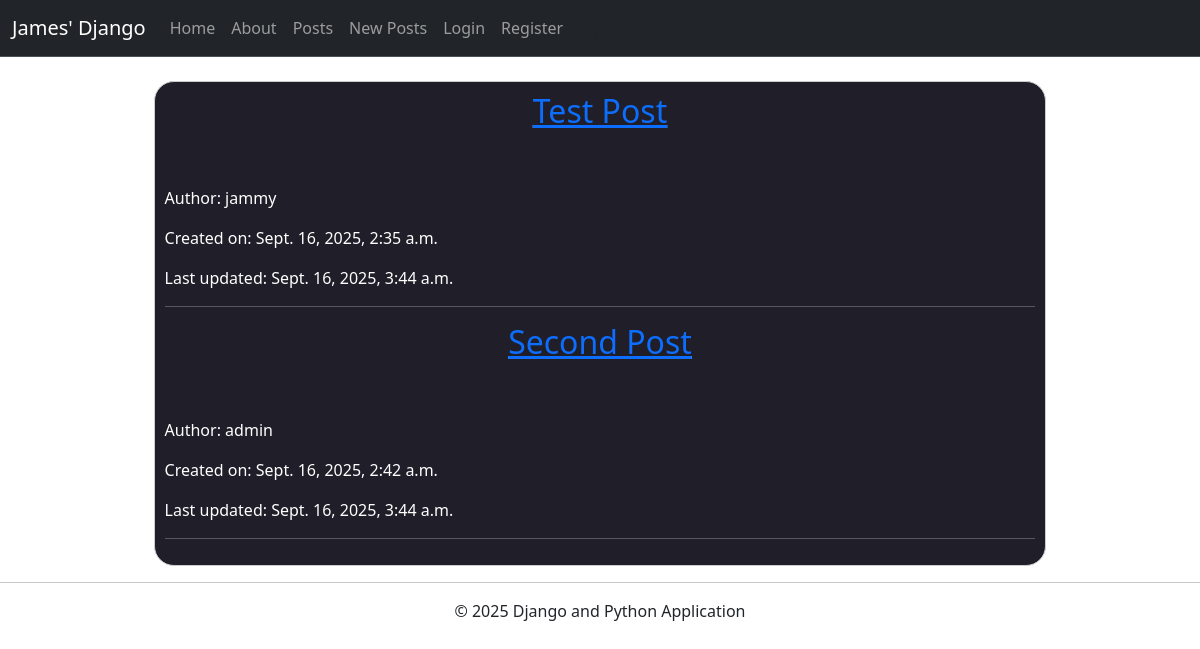
/posts/list/, run on an earlier commit of the app's database.
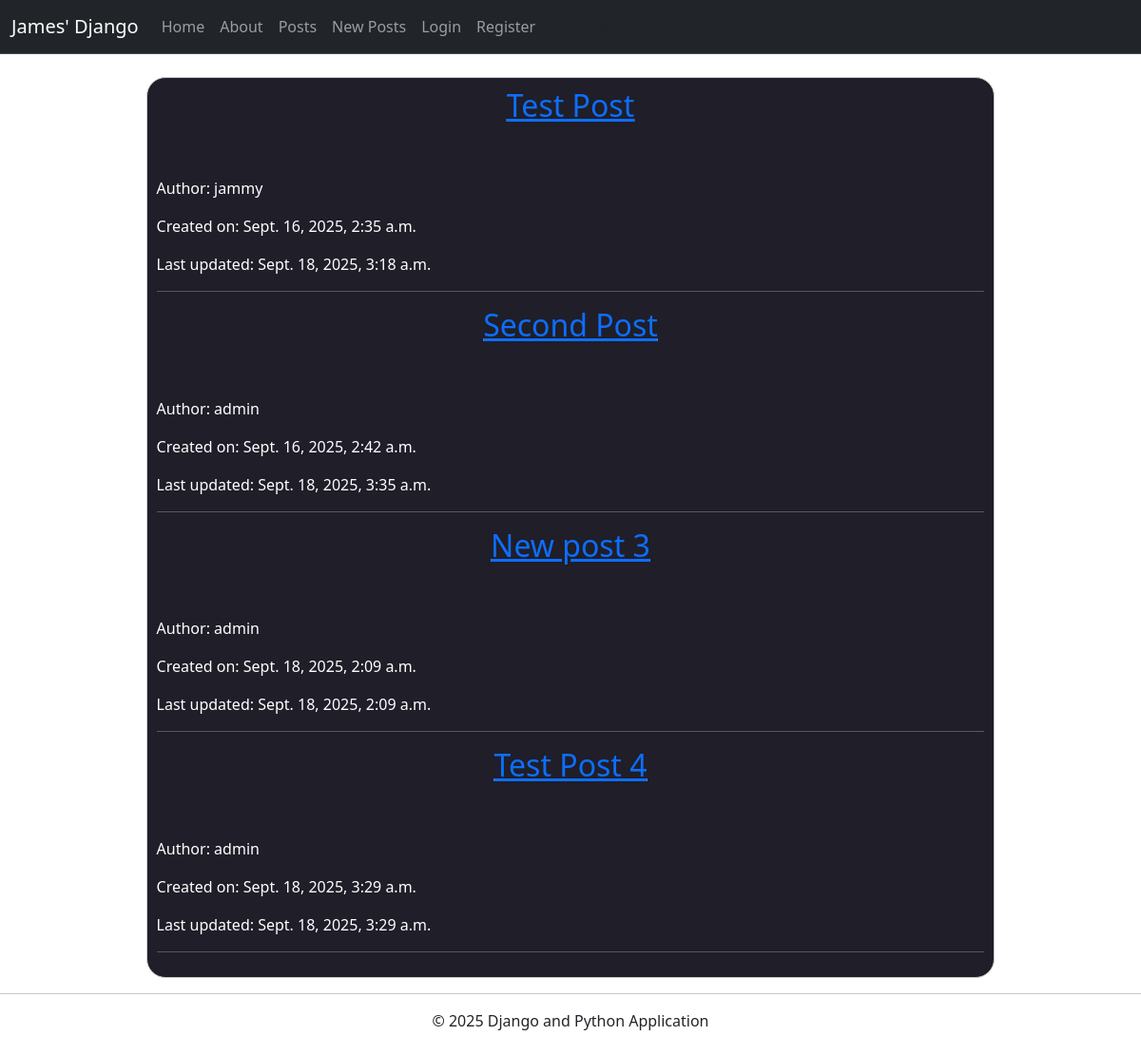
And on a later commit of the database.
### posts/models.py (models this page shows, shortened)
class Post(models.Model):
    title = models.CharField(max_length=128)
    subtitle = models.TextField(max_length=256)
    body = models.TextField()
    author = models.ForeignKey(get_user_model(), on_delete=models.CASCADE)
    created_on = models.DateTimeField(auto_now_add=True)
    updated_on = models.DateTimeField(auto_now=True)

### posts/views.py (the view)
# urls.py: path('list/', PostListView.as_view(), name='posts'),
class PostListView(ListView): #inheritance
    model = Post
    template_name = 'posts/list.html'
    model = Post
    context_object_name = 'post_list'
    paginate_by = 10

### templates/posts/list.html
{% extends "base.html" %} {% block title %} Posts List {% endblock title %}
{%load static %} {% block css %}
<link rel="stylesheet" href="{% static 'css/posts.css' %}" />
{% endblock css %} {% block content %}
<div class="posts_list">
  {% for item in post_list %}
  <div>
    <h2><a href="{% url 'post_detail' item.id %}">{{ item.title }}</a></h2>
    <br />
    <br />
    <p>Author: {{ item.author }}</p>
    <p>Created on: {{ item.created_on }}</p>
    <p>Last updated: {{ item.updated_on }}</p>
  </div>
  <hr />
  {% empty %}
  <p>No posts available.</p>
  {% endfor %}
</div>
{% endblock content %}

### templates/base.html (shortened to what this page needs)
{% load static %}
<!DOCTYPE html>
<html lang="en">
  <head>
    <link
      href="https://cdn.jsdelivr.net/npm/bootstrap@5.3.8/dist/css/bootstrap.min.css"
      rel="stylesheet"
    />
    {% block css %}{% endblock css %}
  </head>
  <body>
    {% include 'navbar.html'%}
    <div class="container mt-4" style="text-align: center">
      {% block content %} {% endblock %} {% block js %} {% endblock js %}
    </div>
    <hr />
    <footer style="text-align: center" class="mb-4">
      <p>&copy; 2025 Django and Python Application</p>
    </footer>
  </body>
</html>

### templates/navbar.html (shortened to what this page needs)
<nav class="navbar navbar-expand-lg bg-dark border-bottom border-body" data-bs-theme="dark">
      <div class="container-fluid">
        <a class="navbar-brand" href= {% url 'home'%} >James' Django</a>
        <div class="collapse navbar-collapse" id="navbarNav">
          <ul class="navbar-nav">
            <li class="nav-item">
              <a class="nav-link" aria-current="page" href={% url 'home' %}
                >Home</a
              >
            </li>
            <li class="nav-item">
              <a class="nav-link" href={% url 'about' %}>About</a>
            </li>
            <li class="nav-item">
              <a class="nav-link" href={% url 'posts' %}>Posts</a>
            </li>
             <li class="nav-item">
              <a class="nav-link" href={% url 'post_new' %}>New Posts</a>
            </li>
            {% if user.is_authenticated %}
              <li class="nav-item">
                <form method="post" action="{% url 'logout' %}">
                  {% csrf_token %}
                  <input type="submit" class="btn btn-link nav-link active" value="Logout">
                </form>
            </li>
            {% else %}
            <li class="nav-item">
              <a class="nav-link" href={% url 'login' %}>Login</a>
            </li>
            <li class="nav-item">
              <a class="nav-link" href=#>Register</a>
            </li>
            {% endif %}
          </ul>
        </div>
      </div>
    </nav>

### static/css/posts.css (style rules this page uses)
.posts_list { color: white; margin: 0 auto; width: 80%; padding: 10px; border: 1px solid #ccc; border-radius: 20px; background-color: #1f1e29; }
.posts_list h2 { text-decoration: underline; }
.posts_list p { text-align: left; }

What changed in the data, as far as the page shows it:
changed Post "Test Post": updated_on "Sept. 16, 2025, 3:44 a.m." → "Sept. 18, 2025, 3:18 a.m."
changed Post "Second Post": updated_on "Sept. 16, 2025, 3:44 a.m." → "Sept. 18, 2025, 3:35 a.m."
added Post: title "New post 3", author "admin", created_on "Sept. 18, 2025, 2:09 a.m.", updated_on "Sept. 18, 2025, 2:09 a.m."
added Post: title "Test Post 4", author "admin", created_on "Sept. 18, 2025, 3:29 a.m.", updated_on "Sept. 18, 2025, 3:29 a.m."
